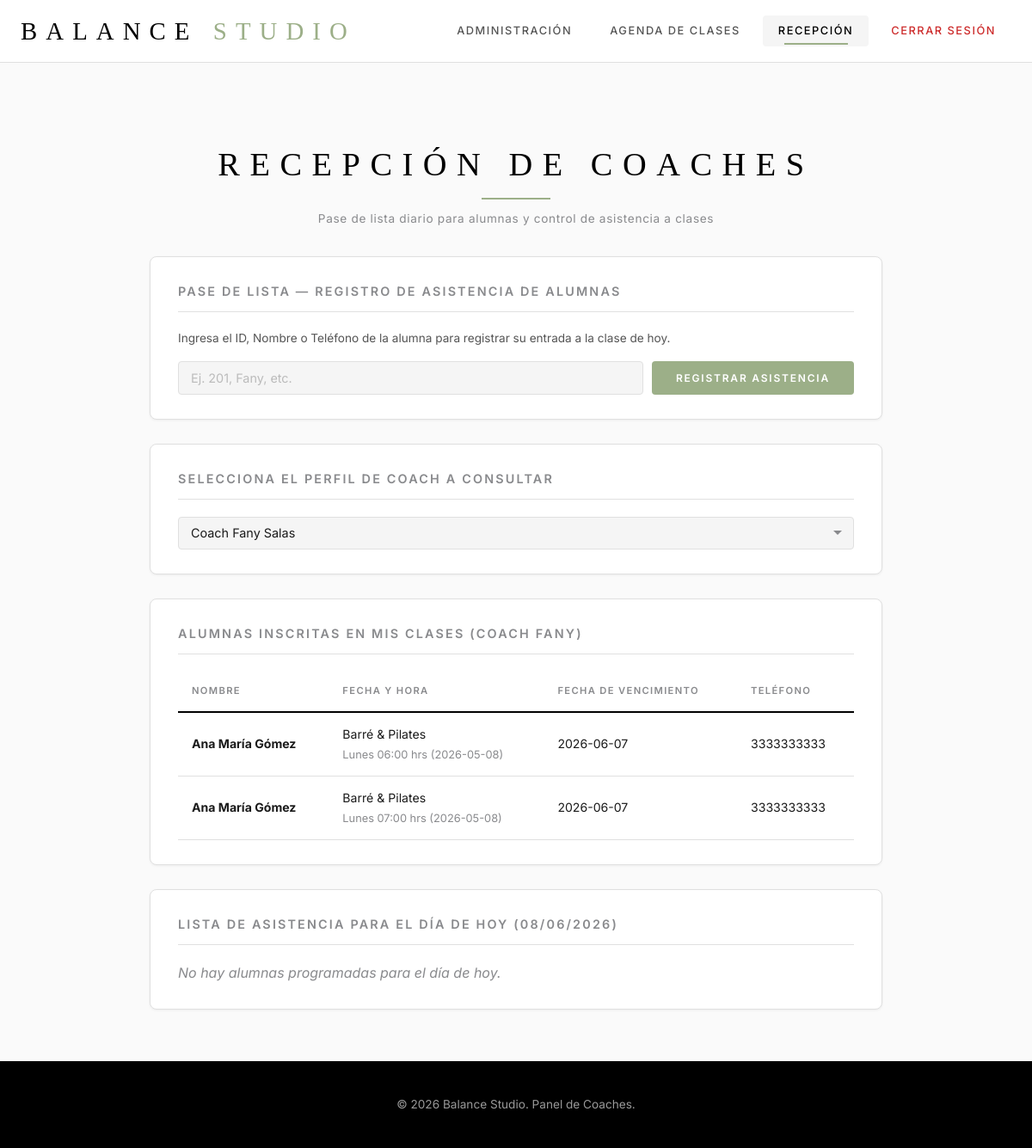
Page /admin_recepcion.php (signed in) on the committed database.
### tables this page shows
CREATE TABLE coaches (
    id INT AUTO_INCREMENT PRIMARY KEY,
    coach_id VARCHAR(10) NOT NULL UNIQUE,
    nombre VARCHAR(100) NOT NULL,
    apellidos VARCHAR(100) NOT NULL,
    especialidad VARCHAR(150),
    telefono VARCHAR(20) NOT NULL UNIQUE,
    email VARCHAR(150) UNIQUE DEFAULT NULL,
    password VARCHAR(255) DEFAULT NULL,
    activo TINYINT(1) DEFAULT 1,
    created_at TIMESTAMP DEFAULT CURRENT_TIMESTAMP
);

CREATE TABLE reservaciones (
    id_reserva INT AUTO_INCREMENT PRIMARY KEY,
    id_clase INT NOT NULL,
    id_alumna INT NOT NULL,
    fecha_clase DATE NOT NULL,
    estatus ENUM('Confirmada','Cancelada') DEFAULT 'Confirmada',
    created_at TIMESTAMP DEFAULT CURRENT_TIMESTAMP,
    FOREIGN KEY (id_clase) REFERENCES horarios(id) ON DELETE CASCADE,
    FOREIGN KEY (id_alumna) REFERENCES alumnas(id) ON DELETE CASCADE
);

CREATE TABLE alumnas (
    id INT AUTO_INCREMENT PRIMARY KEY,
    alumna_id VARCHAR(10) UNIQUE,
    nombre VARCHAR(100) NOT NULL,
    apellidos VARCHAR(100) NOT NULL,
    fecha_nacimiento DATE,
    telefono VARCHAR(20) NOT NULL UNIQUE,
    email VARCHAR(150) UNIQUE DEFAULT NULL,
    password VARCHAR(255) DEFAULT NULL,
    paquete_id INT DEFAULT NULL,
    clases_restantes INT DEFAULT 0,
    lesion TEXT,
    fecha_registro DATE NOT NULL,
    fecha_vencimiento DATE DEFAULT NULL,
    monto DECIMAL(10,2) DEFAULT 0.00,
    sexo ENUM('Mujer','Hombre') DEFAULT 'Mujer',
    estatus ENUM('Activa','Inactiva','Pendiente') DEFAULT 'Activa',
    created_at TIMESTAMP DEFAULT CURRENT_TIMESTAMP,
    FOREIGN KEY (paquete_id) REFERENCES paquetes(id) ON DELETE SET NULL
);

CREATE TABLE horarios (
    id INT AUTO_INCREMENT PRIMARY KEY,
    coach_id INT NOT NULL,
    dia_semana ENUM('Lunes','Martes','Miércoles','Jueves','Viernes','Sábado') NOT NULL,
    hora_inicio TIME NOT NULL,
    hora_fin TIME NOT NULL,
    tipo_clase VARCHAR(100) NOT NULL,
    capacidad INT DEFAULT 15,
    activo TINYINT(1) DEFAULT 1,
    created_at TIMESTAMP DEFAULT CURRENT_TIMESTAMP,
    FOREIGN KEY (coach_id) REFERENCES coaches(id) ON DELETE CASCADE
);

### admin_recepcion.php (the view, shortened to what this page needs)
<?php
$pdo = getConnection();
$hoy = date('Y-m-d');
$logged_coach_id = intval($_SESSION['coach_id']);
$is_jefa = ($logged_coach_id === 1);
$coach_id = isset($_GET['coach_id']) ? intval($_GET['coach_id']) : $logged_coach_id;
if ($is_jefa) {
    $stmt = $pdo->query("SELECT id, nombre, apellidos FROM coaches WHERE activo = 1 ORDER BY nombre");
    $coaches = $stmt->fetchAll();
} else {
    $stmt = $pdo->prepare("SELECT id, nombre, apellidos FROM coaches WHERE id = ? AND activo = 1");
    $stmt->execute([$logged_coach_id]);
    $coaches = $stmt->fetchAll();
}
$coach_sel = null;
$mis_clases = [];
if ($coach_id > 0) {
    $stmt = $pdo->prepare("SELECT id, nombre, apellidos, especialidad FROM coaches WHERE id = ?");
    $stmt->execute([$coach_id]);
    $coach_sel = $stmt->fetch();
    if ($coach_sel) {
        $stmt_mis_clases = $pdo->prepare("
            SELECT r.id_reserva, r.fecha_clase, h.dia_semana, h.hora_inicio, h.tipo_clase,
                   a.nombre, a.apellidos, a.telefono, a.fecha_vencimiento
            FROM reservaciones r
            INNER JOIN horarios h ON r.id_clase = h.id
            INNER JOIN alumnas a ON r.id_alumna = a.id
            WHERE h.coach_id = ? AND r.estatus = 'Confirmada'
            ORDER BY r.fecha_clase ASC, h.hora_inicio ASC
        ");
        $stmt_mis_clases->execute([$coach_id]);
        $mis_clases = $stmt_mis_clases->fetchAll();
    }
}
if ($is_jefa) {
    if ($coach_id === $logged_coach_id && !isset($_GET['coach_id'])) {
        $stmt_hoy = $pdo->prepare("
            SELECT r.id_reserva, r.estatus, h.hora_inicio, h.tipo_clase,
                   a.nombre, a.apellidos, a.alumna_id, c.nombre AS coach_nombre
            FROM reservaciones r
            INNER JOIN alumnas a ON r.id_alumna = a.id
            INNER JOIN horarios h ON r.id_clase = h.id
            INNER JOIN coaches c ON h.coach_id = c.id
            WHERE r.fecha_clase = ? AND r.estatus IN ('Confirmada', 'Asistida')
            ORDER BY h.hora_inicio
        ");
        $stmt_hoy->execute([$hoy]);
    }
}
$alumnas_hoy = $stmt_hoy->fetchAll();
?>
<!DOCTYPE html>
<html lang="es">
<head>
    <link rel="stylesheet" href="assets/css/styles.css">
</head>
<body>
    <header class="main-header">
        <div class="header-inner">
            <a href="index.php" class="logo">Balance <span>Studio</span></a>
            <nav class="main-nav">
                <a href="admin_alumnas.php" class="nav-link">Administración</a>
                <a href="admin_agenda.php" class="nav-link">Agenda de Clases</a>
                <a href="admin_recepcion.php" class="nav-link active">Recepción</a>
                <a href="logout.php" class="nav-link" style="color: #cd2c2c;">Cerrar Sesión</a>
            </nav>
        </div>
    </header>
    <main class="app-container" style="margin-top: 40px; max-width: 900px;">
        <section class="page-title-section">
            <h1 class="page-title">Recepción de Coaches</h1>
            <div class="page-title-divider"></div>
            <p class="page-subtitle">Pase de lista diario para alumnas y control de asistencia a clases</p>
        </section>
        <div class="card">
            <h2 class="card-title" style="font-size: 0.9rem;">Pase de Lista — Registro de Asistencia de Alumnas</h2>
            <p style="font-size: 0.85rem; color: var(--text-secondary); margin-bottom: 15px;">
                Ingresa el ID, Nombre o Teléfono de la alumna para registrar su entrada a la clase de hoy.
            </p>
            <form method="POST" action="admin_recepcion.php?coach_id=<?= $coach_id ?>">
                <div style="display: flex; gap: 10px;">
                    <input type="text" name="alumna_id_code" class="form-input" placeholder="Ej. 201, Fany, etc." required style="flex: 1;">
                    <button type="submit" class="btn btn-green">Registrar Asistencia</button>
                </div>
            </form>
        </div>
        <div class="card">
            <h2 class="card-title" style="font-size: 0.9rem;">Selecciona el perfil de coach a consultar</h2>
            <form method="GET" action="admin_recepcion.php">
                <select name="coach_id" class="form-select" onchange="this.form.submit()" required>
                    <?php foreach ($coaches as $c): ?>
                        <option value="<?= $c['id'] ?>" <?= ($coach_id === intval($c['id'])) ? 'selected' : '' ?>>
                            <?= htmlspecialchars($c['nombre']) ?> <?= htmlspecialchars($c['apellidos']) ?>
                        </option>
                    <?php endforeach; ?>
                </select>
            </form>
        </div>
        <?php if ($coach_sel): ?>
            <div class="card">
                <h2 class="card-title" style="font-size: 0.9rem;">Alumnas Inscritas en mis clases (<?= htmlspecialchars($coach_sel['nombre']) ?>)</h2>
                <?php if (empty($mis_clases)): ?>
                    <p style="color:var(--text-muted); font-style: italic;">No hay alumnas inscritas en tus clases programadas.</p>
                <?php else: ?>
                    <div class="table-container">
                        <table class="data-table" style="width: 100%;">
                            <thead>
                                <tr>
                                    <th>Nombre</th>
                                    <th>Fecha y Hora</th>
                                    <th>Fecha de Vencimiento</th>
                                    <th>Teléfono</th>
                                </tr>
                            </thead>
                            <tbody>
                                <?php foreach ($mis_clases as $mc): ?>
                                    <tr>
                                        <td><strong><?= htmlspecialchars($mc['nombre']) ?> <?= htmlspecialchars($mc['apellidos']) ?></strong></td>
                                        <td>
                                            <?= htmlspecialchars($mc['tipo_clase']) ?><br>
                                            <span style="font-size:0.8rem; color: var(--text-muted);"><?= htmlspecialchars($mc['dia_semana']) ?> <?= substr($mc['hora_inicio'], 0, 5) ?> hrs (<?= htmlspecialchars($mc['fecha_clase']) ?>)</span>
                                        </td>
                                        <td><?= $mc['fecha_vencimiento'] ? htmlspecialchars($mc['fecha_vencimiento']) : '—' ?></td>
                                        <td><?= htmlspecialchars($mc['telefono']) ?></td>
                                    </tr>
                                <?php endforeach; ?>
                            </tbody>
                        </table>
                    </div>
                <?php endif; ?>
            </div>
        <?php endif; ?>
        <div class="card">
            <h2 class="card-title" style="font-size: 0.9rem;">Lista de asistencia para el día de hoy (<?= date('d/m/Y') ?>)</h2>
            <?php if (empty($alumnas_hoy)): ?>
                <p style="color:var(--text-muted); font-style: italic;">No hay alumnas programadas para el día de hoy.</p>
            <?php endif; ?>
        </div>
    </main>
    <footer style="background: var(--black); color: var(--white); padding: 40px 0; margin-top: 60px; text-align: center;">
        <div class="app-container">
            <p style="opacity: 0.6; font-size: 0.85rem;">© 2026 Balance Studio. Panel de Coaches.</p>
        </div>
    </footer>
</body>
</html>

### rows in the picture
coaches: nombre "COACH FANY"
reservaciones: id_alumna.nombre "Ana María", id_alumna.apellidos "Gómez", id_clase.tipo_clase "Barré & Pilates", id_clase.dia_semana "Lunes", id_clase.hora_inicio "06:00", fecha_clase "2026-05-08", id_alumna.fecha_vencimiento "2026-06-07", id_alumna.telefono "3333333333"
reservaciones: id_alumna.nombre "Ana María", id_alumna.apellidos "Gómez", id_clase.tipo_clase "Barré & Pilates", id_clase.dia_semana "Lunes", id_clase.hora_inicio "07:00", fecha_clase "2026-05-08", id_alumna.fecha_vencimiento "2026-06-07", id_alumna.telefono "3333333333"

### other values in the picture
form field coach_id "Coach Fany Salas"
